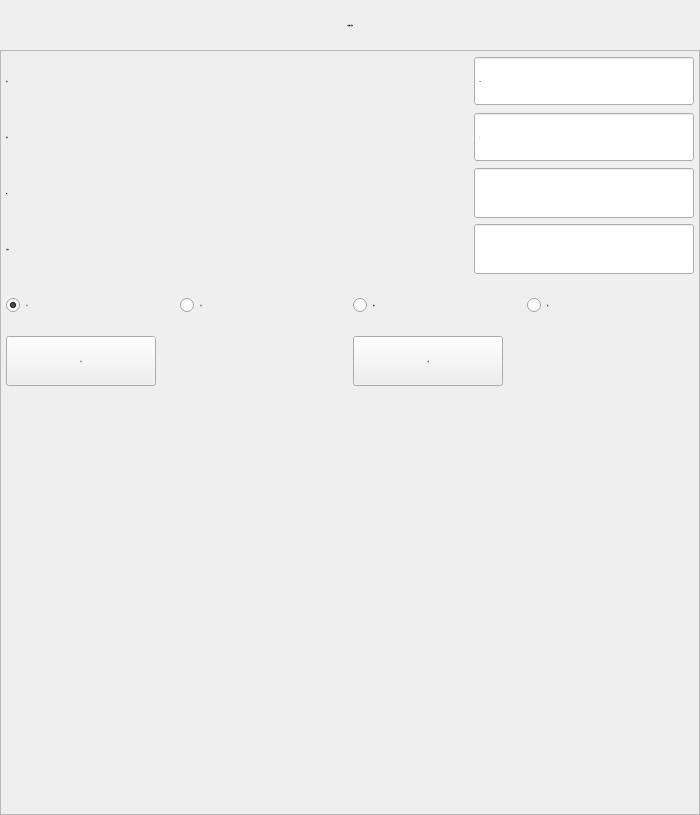
<?xml version="1.0" encoding="UTF-8"?>
<ui version="4.0">
 <class>FormActExtOut</class>
 <widget class="QWidget" name="FormActExtOut">
  <property name="geometry">
   <rect>
    <x>0</x>
    <y>0</y>
    <width>700</width>
    <height>815</height>
   </rect>
  </property>
  <property name="minimumSize">
   <size>
    <width>700</width>
    <height>815</height>
   </size>
  </property>
  <property name="maximumSize">
   <size>
    <width>700</width>
    <height>815</height>
   </size>
  </property>
  <property name="font">
   <font>
    <family>微软雅黑</family>
    <pointsize>-1</pointsize>
    <weight>50</weight>
    <italic>false</italic>
    <bold>false</bold>
   </font>
  </property>
  <property name="windowTitle">
   <string notr="true">扩展输出</string>
  </property>
  <property name="toolTip">
   <string notr="true"/>
  </property>
  <property name="statusTip">
   <string notr="true"/>
  </property>
  <property name="whatsThis">
   <string notr="true"/>
  </property>
  <property name="accessibleName">
   <string notr="true"/>
  </property>
  <property name="accessibleDescription">
   <string notr="true"/>
  </property>
  <property name="styleSheet">
   <string notr="true">font: 28px &quot;微软雅黑&quot;;</string>
  </property>
  <property name="windowFilePath">
   <string notr="true"/>
  </property>
  <layout class="QVBoxLayout" name="verticalLayout">
   <property name="spacing">
    <number>0</number>
   </property>
   <property name="margin">
    <number>0</number>
   </property>
   <item>
    <widget class="QLabel" name="labelParaTitle">
     <property name="sizePolicy">
      <sizepolicy hsizetype="Preferred" vsizetype="Fixed">
       <horstretch>0</horstretch>
       <verstretch>0</verstretch>
      </sizepolicy>
     </property>
     <property name="minimumSize">
      <size>
       <width>0</width>
       <height>50</height>
      </size>
     </property>
     <property name="maximumSize">
      <size>
       <width>16777215</width>
       <height>16777215</height>
      </size>
     </property>
     <property name="font">
      <font>
       <family>微软雅黑</family>
       <pointsize>-1</pointsize>
       <weight>50</weight>
       <italic>false</italic>
       <bold>false</bold>
      </font>
     </property>
     <property name="styleSheet">
      <string notr="true">QLabel#labelParaTitle
{
	color: black;
	border-image: url(:/img/widget/Panel.png) 0 4 0 4;
	border-left: 4px transparent;
	border-right: 4px transparent;
}
</string>
     </property>
     <property name="text">
      <string>扩展输出参数</string>
     </property>
     <property name="alignment">
      <set>Qt::AlignCenter</set>
     </property>
    </widget>
   </item>
   <item>
    <widget class="QFrame" name="frameExtOut">
     <property name="sizePolicy">
      <sizepolicy hsizetype="Preferred" vsizetype="Preferred">
       <horstretch>0</horstretch>
       <verstretch>0</verstretch>
      </sizepolicy>
     </property>
     <property name="font">
      <font>
       <family>微软雅黑</family>
       <pointsize>-1</pointsize>
       <weight>50</weight>
       <italic>false</italic>
       <bold>false</bold>
      </font>
     </property>
     <property name="styleSheet">
      <string notr="true"/>
     </property>
     <property name="frameShape">
      <enum>QFrame::StyledPanel</enum>
     </property>
     <property name="frameShadow">
      <enum>QFrame::Plain</enum>
     </property>
     <property name="IsMainArea" stdset="0">
      <bool>true</bool>
     </property>
     <layout class="QGridLayout" name="gridLayout">
      <property name="margin">
       <number>5</number>
      </property>
      <item row="0" column="0">
       <layout class="QHBoxLayout" name="horizontalLayout_5">
        <item>
         <widget class="QLabel" name="labelDelay">
          <property name="sizePolicy">
           <sizepolicy hsizetype="Expanding" vsizetype="Preferred">
            <horstretch>0</horstretch>
            <verstretch>0</verstretch>
           </sizepolicy>
          </property>
          <property name="minimumSize">
           <size>
            <width>80</width>
            <height>50</height>
           </size>
          </property>
          <property name="maximumSize">
           <size>
            <width>16777215</width>
            <height>50</height>
           </size>
          </property>
          <property name="font">
           <font>
            <family>微软雅黑</family>
            <pointsize>-1</pointsize>
            <weight>50</weight>
            <italic>false</italic>
            <bold>false</bold>
           </font>
          </property>
          <property name="text">
           <string>时间：</string>
          </property>
         </widget>
        </item>
        <item>
         <widget class="xDoubleSpinBox" name="BoxDelay">
          <property name="enabled">
           <bool>true</bool>
          </property>
          <property name="sizePolicy">
           <sizepolicy hsizetype="Fixed" vsizetype="Fixed">
            <horstretch>0</horstretch>
            <verstretch>0</verstretch>
           </sizepolicy>
          </property>
          <property name="minimumSize">
           <size>
            <width>220</width>
            <height>50</height>
           </size>
          </property>
          <property name="maximumSize">
           <size>
            <width>220</width>
            <height>50</height>
           </size>
          </property>
          <property name="font">
           <font>
            <family>微软雅黑</family>
            <pointsize>-1</pointsize>
            <weight>50</weight>
            <italic>false</italic>
            <bold>false</bold>
           </font>
          </property>
          <property name="focusPolicy">
           <enum>Qt::ClickFocus</enum>
          </property>
          <property name="acceptDrops">
           <bool>false</bool>
          </property>
          <property name="alignment">
           <set>Qt::AlignLeading|Qt::AlignLeft|Qt::AlignVCenter</set>
          </property>
          <property name="buttonSymbols">
           <enum>QAbstractSpinBox::NoButtons</enum>
          </property>
          <property name="specialValueText">
           <string notr="true"/>
          </property>
          <property name="keyboardTracking">
           <bool>false</bool>
          </property>
          <property name="suffix">
           <string notr="true">s</string>
          </property>
          <property name="decimals">
           <number>2</number>
          </property>
          <property name="maximum">
           <double>600.000000000000000</double>
          </property>
          <property name="singleStep">
           <double>0.100000000000000</double>
          </property>
          <property name="HasBtn" stdset="0">
           <bool>true</bool>
          </property>
         </widget>
        </item>
       </layout>
      </item>
      <item row="1" column="0">
       <layout class="QHBoxLayout" name="horizontalLayout_6">
        <item>
         <widget class="QLabel" name="labelInterval">
          <property name="sizePolicy">
           <sizepolicy hsizetype="Expanding" vsizetype="Preferred">
            <horstretch>0</horstretch>
            <verstretch>0</verstretch>
           </sizepolicy>
          </property>
          <property name="minimumSize">
           <size>
            <width>0</width>
            <height>50</height>
           </size>
          </property>
          <property name="maximumSize">
           <size>
            <width>16777215</width>
            <height>50</height>
           </size>
          </property>
          <property name="font">
           <font>
            <family>微软雅黑</family>
            <pointsize>-1</pointsize>
            <weight>50</weight>
            <italic>false</italic>
            <bold>false</bold>
           </font>
          </property>
          <property name="text">
           <string>间隔：</string>
          </property>
          <property name="buddy">
           <cstring>lineEdit_var</cstring>
          </property>
         </widget>
        </item>
        <item>
         <widget class="xSpinBox" name="BoxInterval">
          <property name="enabled">
           <bool>true</bool>
          </property>
          <property name="sizePolicy">
           <sizepolicy hsizetype="Fixed" vsizetype="Fixed">
            <horstretch>0</horstretch>
            <verstretch>0</verstretch>
           </sizepolicy>
          </property>
          <property name="minimumSize">
           <size>
            <width>220</width>
            <height>50</height>
           </size>
          </property>
          <property name="maximumSize">
           <size>
            <width>220</width>
            <height>50</height>
           </size>
          </property>
          <property name="font">
           <font>
            <family>微软雅黑</family>
            <pointsize>-1</pointsize>
            <weight>50</weight>
            <italic>false</italic>
            <bold>false</bold>
           </font>
          </property>
          <property name="focusPolicy">
           <enum>Qt::ClickFocus</enum>
          </property>
          <property name="acceptDrops">
           <bool>false</bool>
          </property>
          <property name="alignment">
           <set>Qt::AlignLeading|Qt::AlignLeft|Qt::AlignVCenter</set>
          </property>
          <property name="buttonSymbols">
           <enum>QAbstractSpinBox::NoButtons</enum>
          </property>
          <property name="specialValueText">
           <string notr="true"/>
          </property>
          <property name="keyboardTracking">
           <bool>false</bool>
          </property>
          <property name="suffix">
           <string notr="true"/>
          </property>
          <property name="prefix">
           <string notr="true"/>
          </property>
          <property name="minimum">
           <number>0</number>
          </property>
          <property name="maximum">
           <number>999</number>
          </property>
          <property name="value">
           <number>0</number>
          </property>
          <property name="HasBtn" stdset="0">
           <bool>true</bool>
          </property>
         </widget>
        </item>
       </layout>
      </item>
      <item row="2" column="0">
       <layout class="QHBoxLayout" name="horizontalLayout_2">
        <item>
         <widget class="QLabel" name="labelPort">
          <property name="sizePolicy">
           <sizepolicy hsizetype="Expanding" vsizetype="Preferred">
            <horstretch>0</horstretch>
            <verstretch>0</verstretch>
           </sizepolicy>
          </property>
          <property name="minimumSize">
           <size>
            <width>80</width>
            <height>50</height>
           </size>
          </property>
          <property name="maximumSize">
           <size>
            <width>16777215</width>
            <height>50</height>
           </size>
          </property>
          <property name="font">
           <font>
            <family>微软雅黑</family>
            <pointsize>-1</pointsize>
            <weight>50</weight>
            <italic>false</italic>
            <bold>false</bold>
           </font>
          </property>
          <property name="text">
           <string>端口：</string>
          </property>
          <property name="buddy">
           <cstring>lineEdit_var</cstring>
          </property>
         </widget>
        </item>
        <item>
         <widget class="xLineEdit" name="lineEdit_var">
          <property name="enabled">
           <bool>true</bool>
          </property>
          <property name="minimumSize">
           <size>
            <width>220</width>
            <height>50</height>
           </size>
          </property>
          <property name="maximumSize">
           <size>
            <width>220</width>
            <height>50</height>
           </size>
          </property>
          <property name="font">
           <font>
            <family>微软雅黑</family>
            <pointsize>-1</pointsize>
            <weight>50</weight>
            <italic>false</italic>
            <bold>false</bold>
           </font>
          </property>
          <property name="focusPolicy">
           <enum>Qt::ClickFocus</enum>
          </property>
          <property name="acceptDrops">
           <bool>false</bool>
          </property>
          <property name="alignment">
           <set>Qt::AlignCenter</set>
          </property>
          <property name="readOnly">
           <bool>true</bool>
          </property>
         </widget>
        </item>
       </layout>
      </item>
      <item row="3" column="0">
       <layout class="QHBoxLayout" name="horizontalLayout_3">
        <item>
         <widget class="QLabel" name="labelCounter">
          <property name="sizePolicy">
           <sizepolicy hsizetype="Expanding" vsizetype="Preferred">
            <horstretch>0</horstretch>
            <verstretch>0</verstretch>
           </sizepolicy>
          </property>
          <property name="minimumSize">
           <size>
            <width>80</width>
            <height>50</height>
           </size>
          </property>
          <property name="maximumSize">
           <size>
            <width>16777215</width>
            <height>50</height>
           </size>
          </property>
          <property name="font">
           <font>
            <family>微软雅黑</family>
            <pointsize>-1</pointsize>
            <weight>50</weight>
            <italic>false</italic>
            <bold>false</bold>
           </font>
          </property>
          <property name="text">
           <string>计数器：</string>
          </property>
          <property name="buddy">
           <cstring>lineEdit_var</cstring>
          </property>
         </widget>
        </item>
        <item>
         <widget class="xLineEdit" name="lineEditCounter">
          <property name="enabled">
           <bool>true</bool>
          </property>
          <property name="minimumSize">
           <size>
            <width>220</width>
            <height>50</height>
           </size>
          </property>
          <property name="maximumSize">
           <size>
            <width>220</width>
            <height>50</height>
           </size>
          </property>
          <property name="font">
           <font>
            <family>微软雅黑</family>
            <pointsize>-1</pointsize>
            <weight>50</weight>
            <italic>false</italic>
            <bold>false</bold>
           </font>
          </property>
          <property name="focusPolicy">
           <enum>Qt::ClickFocus</enum>
          </property>
          <property name="acceptDrops">
           <bool>false</bool>
          </property>
          <property name="alignment">
           <set>Qt::AlignCenter</set>
          </property>
          <property name="readOnly">
           <bool>true</bool>
          </property>
         </widget>
        </item>
       </layout>
      </item>
      <item row="4" column="0">
       <layout class="QHBoxLayout" name="horizontalLayout">
        <item>
         <widget class="xRadioButton" name="radioButton_on">
          <property name="sizePolicy">
           <sizepolicy hsizetype="Expanding" vsizetype="Fixed">
            <horstretch>0</horstretch>
            <verstretch>0</verstretch>
           </sizepolicy>
          </property>
          <property name="minimumSize">
           <size>
            <width>120</width>
            <height>50</height>
           </size>
          </property>
          <property name="maximumSize">
           <size>
            <width>16777215</width>
            <height>50</height>
           </size>
          </property>
          <property name="font">
           <font>
            <family>微软雅黑</family>
            <pointsize>-1</pointsize>
            <weight>50</weight>
            <italic>false</italic>
            <bold>false</bold>
           </font>
          </property>
          <property name="focusPolicy">
           <enum>Qt::NoFocus</enum>
          </property>
          <property name="text">
           <string>打开</string>
          </property>
          <property name="iconSize">
           <size>
            <width>32</width>
            <height>32</height>
           </size>
          </property>
          <property name="checked">
           <bool>true</bool>
          </property>
         </widget>
        </item>
        <item>
         <widget class="xRadioButton" name="radioButton_off">
          <property name="sizePolicy">
           <sizepolicy hsizetype="Expanding" vsizetype="Fixed">
            <horstretch>0</horstretch>
            <verstretch>0</verstretch>
           </sizepolicy>
          </property>
          <property name="minimumSize">
           <size>
            <width>120</width>
            <height>40</height>
           </size>
          </property>
          <property name="maximumSize">
           <size>
            <width>16777215</width>
            <height>50</height>
           </size>
          </property>
          <property name="font">
           <font>
            <family>微软雅黑</family>
            <pointsize>-1</pointsize>
            <weight>50</weight>
            <italic>false</italic>
            <bold>false</bold>
           </font>
          </property>
          <property name="focusPolicy">
           <enum>Qt::NoFocus</enum>
          </property>
          <property name="text">
           <string>关闭</string>
          </property>
          <property name="iconSize">
           <size>
            <width>32</width>
            <height>32</height>
           </size>
          </property>
         </widget>
        </item>
        <item>
         <widget class="xRadioButton" name="radioButton_pulse">
          <property name="sizePolicy">
           <sizepolicy hsizetype="Expanding" vsizetype="Fixed">
            <horstretch>0</horstretch>
            <verstretch>0</verstretch>
           </sizepolicy>
          </property>
          <property name="minimumSize">
           <size>
            <width>120</width>
            <height>50</height>
           </size>
          </property>
          <property name="maximumSize">
           <size>
            <width>16777215</width>
            <height>50</height>
           </size>
          </property>
          <property name="font">
           <font>
            <family>微软雅黑</family>
            <pointsize>-1</pointsize>
            <weight>50</weight>
            <italic>false</italic>
            <bold>false</bold>
           </font>
          </property>
          <property name="focusPolicy">
           <enum>Qt::NoFocus</enum>
          </property>
          <property name="text">
           <string>脉冲</string>
          </property>
          <property name="iconSize">
           <size>
            <width>32</width>
            <height>32</height>
           </size>
          </property>
         </widget>
        </item>
        <item>
         <widget class="xRadioButton" name="radioButton_NOT">
          <property name="sizePolicy">
           <sizepolicy hsizetype="Expanding" vsizetype="Fixed">
            <horstretch>0</horstretch>
            <verstretch>0</verstretch>
           </sizepolicy>
          </property>
          <property name="minimumSize">
           <size>
            <width>120</width>
            <height>50</height>
           </size>
          </property>
          <property name="maximumSize">
           <size>
            <width>16777215</width>
            <height>50</height>
           </size>
          </property>
          <property name="font">
           <font>
            <family>微软雅黑</family>
            <pointsize>-1</pointsize>
            <weight>50</weight>
            <italic>false</italic>
            <bold>false</bold>
           </font>
          </property>
          <property name="focusPolicy">
           <enum>Qt::NoFocus</enum>
          </property>
          <property name="text">
           <string>取反</string>
          </property>
          <property name="iconSize">
           <size>
            <width>32</width>
            <height>32</height>
           </size>
          </property>
         </widget>
        </item>
       </layout>
      </item>
      <item row="5" column="0">
       <layout class="QHBoxLayout" name="horizontalLayout_8">
        <item>
         <widget class="xPushButton" name="BtnOn">
          <property name="minimumSize">
           <size>
            <width>150</width>
            <height>50</height>
           </size>
          </property>
          <property name="maximumSize">
           <size>
            <width>150</width>
            <height>50</height>
           </size>
          </property>
          <property name="font">
           <font>
            <family>微软雅黑</family>
            <pointsize>-1</pointsize>
            <weight>50</weight>
            <italic>false</italic>
            <bold>false</bold>
           </font>
          </property>
          <property name="focusPolicy">
           <enum>Qt::NoFocus</enum>
          </property>
          <property name="layoutDirection">
           <enum>Qt::RightToLeft</enum>
          </property>
          <property name="text">
           <string extracomment="扩展输出开关">打开</string>
          </property>
         </widget>
        </item>
        <item>
         <spacer name="horizontalSpacer_2">
          <property name="orientation">
           <enum>Qt::Horizontal</enum>
          </property>
          <property name="sizeHint" stdset="0">
           <size>
            <width>40</width>
            <height>20</height>
           </size>
          </property>
         </spacer>
        </item>
        <item>
         <widget class="xPushButton" name="BtnOff">
          <property name="minimumSize">
           <size>
            <width>150</width>
            <height>50</height>
           </size>
          </property>
          <property name="maximumSize">
           <size>
            <width>150</width>
            <height>50</height>
           </size>
          </property>
          <property name="font">
           <font>
            <family>微软雅黑</family>
            <pointsize>-1</pointsize>
            <weight>50</weight>
            <italic>false</italic>
            <bold>false</bold>
           </font>
          </property>
          <property name="focusPolicy">
           <enum>Qt::NoFocus</enum>
          </property>
          <property name="layoutDirection">
           <enum>Qt::RightToLeft</enum>
          </property>
          <property name="text">
           <string extracomment="扩展输出开关">关闭</string>
          </property>
         </widget>
        </item>
        <item>
         <spacer name="horizontalSpacer">
          <property name="orientation">
           <enum>Qt::Horizontal</enum>
          </property>
          <property name="sizeHint" stdset="0">
           <size>
            <width>40</width>
            <height>20</height>
           </size>
          </property>
         </spacer>
        </item>
       </layout>
      </item>
      <item row="6" column="0">
       <spacer name="verticalSpacer">
        <property name="orientation">
         <enum>Qt::Vertical</enum>
        </property>
        <property name="sizeHint" stdset="0">
         <size>
          <width>20</width>
          <height>402</height>
         </size>
        </property>
       </spacer>
      </item>
     </layout>
    </widget>
   </item>
  </layout>
 </widget>
 <customwidgets>
  <customwidget>
   <class>xPushButton</class>
   <extends>QPushButton</extends>
   <header>xpushbutton.h</header>
  </customwidget>
  <customwidget>
   <class>xSpinBox</class>
   <extends>QSpinBox</extends>
   <header>xspinbox.h</header>
   <slots>
    <signal>clicked()</signal>
   </slots>
  </customwidget>
  <customwidget>
   <class>xRadioButton</class>
   <extends>QRadioButton</extends>
   <header>xradiobutton.h</header>
  </customwidget>
  <customwidget>
   <class>xDoubleSpinBox</class>
   <extends>QDoubleSpinBox</extends>
   <header>xdoublespinbox.h</header>
   <slots>
    <signal>clicked()</signal>
   </slots>
  </customwidget>
  <customwidget>
   <class>xLineEdit</class>
   <extends>QLineEdit</extends>
   <header>xlineedit.h</header>
   <slots>
    <signal>clicked()</signal>
   </slots>
  </customwidget>
 </customwidgets>
 <tabstops>
  <tabstop>lineEdit_var</tabstop>
  <tabstop>radioButton_on</tabstop>
  <tabstop>radioButton_pulse</tabstop>
  <tabstop>BoxDelay</tabstop>
  <tabstop>BoxInterval</tabstop>
 </tabstops>
 <resources/>
 <connections>
  <connection>
   <sender>BoxDelay</sender>
   <signal>clicked()</signal>
   <receiver>FormActExtOut</receiver>
   <slot>inputDelay()</slot>
   <hints>
    <hint type="sourcelabel">
     <x>242</x>
     <y>296</y>
    </hint>
    <hint type="destinationlabel">
     <x>155</x>
     <y>433</y>
    </hint>
   </hints>
  </connection>
  <connection>
   <sender>BoxInterval</sender>
   <signal>clicked()</signal>
   <receiver>FormActExtOut</receiver>
   <slot>inputInterval()</slot>
   <hints>
    <hint type="sourcelabel">
     <x>225</x>
     <y>340</y>
    </hint>
    <hint type="destinationlabel">
     <x>245</x>
     <y>429</y>
    </hint>
   </hints>
  </connection>
  <connection>
   <sender>lineEdit_var</sender>
   <signal>clicked()</signal>
   <receiver>FormActExtOut</receiver>
   <slot>selectPort()</slot>
   <hints>
    <hint type="sourcelabel">
     <x>249</x>
     <y>65</y>
    </hint>
    <hint type="destinationlabel">
     <x>345</x>
     <y>67</y>
    </hint>
   </hints>
  </connection>
  <connection>
   <sender>BtnOff</sender>
   <signal>clicked()</signal>
   <receiver>FormActExtOut</receiver>
   <slot>extOutOff()</slot>
   <hints>
    <hint type="sourcelabel">
     <x>260</x>
     <y>181</y>
    </hint>
    <hint type="destinationlabel">
     <x>422</x>
     <y>181</y>
    </hint>
   </hints>
  </connection>
  <connection>
   <sender>BtnOn</sender>
   <signal>clicked()</signal>
   <receiver>FormActExtOut</receiver>
   <slot>extOutOn()</slot>
   <hints>
    <hint type="sourcelabel">
     <x>258</x>
     <y>136</y>
    </hint>
    <hint type="destinationlabel">
     <x>446</x>
     <y>136</y>
    </hint>
   </hints>
  </connection>
 </connections>
 <slots>
  <slot>inputDelay()</slot>
  <slot>inputInterval()</slot>
  <slot>selectPort()</slot>
  <slot>extOutOn()</slot>
  <slot>extOutOff()</slot>
  <slot>selectCounter()</slot>
 </slots>
</ui>
